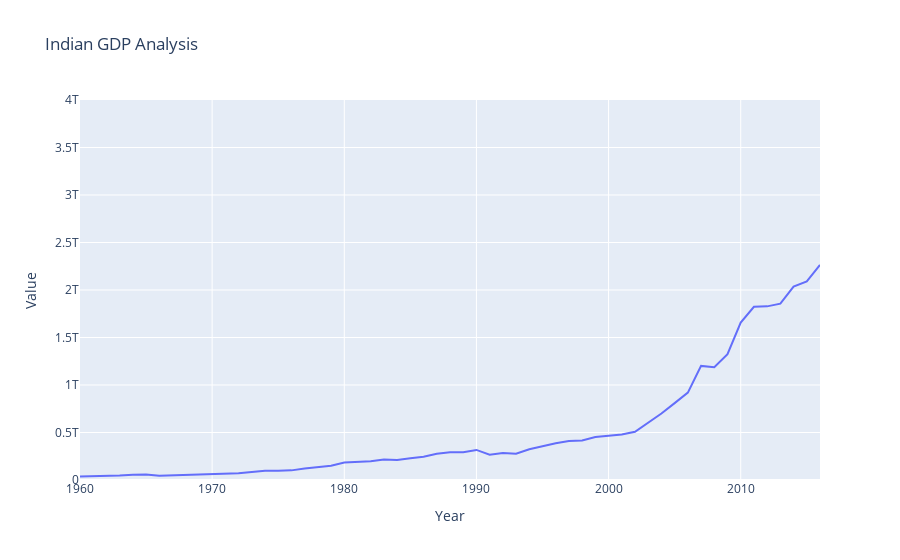

The notebook cell this image was saved under:
### Code cell
df_pr = df[df['Country Name'] == 'India']

fig = px.line(df_pr, x = 'Year', y = 'Value', title = 'Indian GDP Analysis', range_y = [0, 4000000000000])

fig
